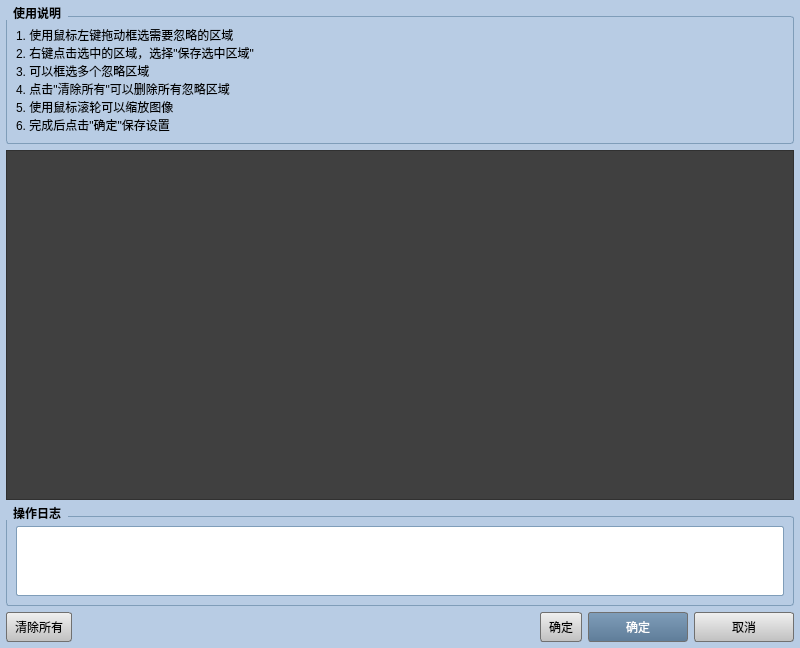
<?xml version="1.0" encoding="UTF-8"?>
<ui version="4.0">
 <class>DetailsDialog</class>
 <widget class="QDialog" name="DetailsDialog">
  <property name="geometry">
   <rect>
    <x>0</x>
    <y>0</y>
    <width>800</width>
    <height>624</height>
   </rect>
  </property>
  <property name="windowTitle">
   <string>细节忽略区域设置</string>
  </property>
  <property name="styleSheet">
   <string notr="true">QDialog {
    background-color: #b8cce4;
}
QGroupBox {
    background-color: #b8cce4;
    border: 1px solid #7f9db9;
    border-radius: 3px;
    margin-top: 10px;
    font-weight: bold;
}
QGroupBox::title {
    subcontrol-origin: margin;
    subcontrol-position: top left;
    padding: 0 5px;
    color: #000000;
}
QPushButton {
    background-color: qlineargradient(x1:0, y1:0, x2:0, y2:1, stop:0 #f0f0f0, stop:1 #c0c0c0);
    border: 1px solid #707070;
    border-radius: 3px;
    padding: 4px 8px;
    min-height: 20px;
}
QPushButton:hover {
    background-color: qlineargradient(x1:0, y1:0, x2:0, y2:1, stop:0 #e0e0e0, stop:1 #b0b0b0);
}
QPushButton:pressed {
    background-color: qlineargradient(x1:0, y1:0, x2:0, y2:1, stop:0 #c0c0c0, stop:1 #a0a0a0);
}
QTextEdit {
    background-color: white;
    border: 1px solid #7f9db9;
    border-radius: 2px;
}
</string>
  </property>
  <layout class="QVBoxLayout" name="verticalLayout">
   <property name="spacing">
    <number>6</number>
   </property>
   <property name="leftMargin">
    <number>6</number>
   </property>
   <property name="topMargin">
    <number>6</number>
   </property>
   <property name="rightMargin">
    <number>6</number>
   </property>
   <property name="bottomMargin">
    <number>6</number>
   </property>
   <item>
    <widget class="QGroupBox" name="groupBox_info">
     <property name="title">
      <string>使用说明</string>
     </property>
     <layout class="QVBoxLayout" name="verticalLayout_2">
      <item>
       <widget class="QLabel" name="label_instruction">
        <property name="text">
         <string>1. 使用鼠标左键拖动框选需要忽略的区域
2. 右键点击选中的区域，选择&quot;保存选中区域&quot;
3. 可以框选多个忽略区域
4. 点击&quot;清除所有&quot;可以删除所有忽略区域
5. 使用鼠标滚轮可以缩放图像
6. 完成后点击&quot;确定&quot;保存设置</string>
        </property>
        <property name="wordWrap">
         <bool>true</bool>
        </property>
       </widget>
      </item>
     </layout>
    </widget>
   </item>
   <item>
    <widget class="SelectableGraphicsView" name="graphicsView">
     <property name="minimumSize">
      <size>
       <width>0</width>
       <height>350</height>
      </size>
     </property>
     <property name="styleSheet">
      <string notr="true">background-color: #404040;</string>
     </property>
    </widget>
   </item>
   <item>
    <widget class="QGroupBox" name="groupBox_log">
     <property name="maximumSize">
      <size>
       <width>16777215</width>
       <height>120</height>
      </size>
     </property>
     <property name="title">
      <string>操作日志</string>
     </property>
     <layout class="QVBoxLayout" name="verticalLayout_3">
      <item>
       <widget class="QTextEdit" name="textEdit_log">
        <property name="maximumSize">
         <size>
          <width>16777215</width>
          <height>80</height>
         </size>
        </property>
        <property name="readOnly">
         <bool>true</bool>
        </property>
       </widget>
      </item>
     </layout>
    </widget>
   </item>
   <item>
    <layout class="QHBoxLayout" name="horizontalLayout_buttons">
     <item>
      <widget class="QPushButton" name="pushButton_clearAll">
       <property name="text">
        <string>清除所有</string>
       </property>
      </widget>
     </item>
     <item>
      <spacer name="horizontalSpacer">
       <property name="orientation">
        <enum>Qt::Horizontal</enum>
       </property>
       <property name="sizeHint" stdset="0">
        <size>
         <width>40</width>
         <height>20</height>
        </size>
       </property>
      </spacer>
     </item>
     <item>
      <widget class="QPushButton" name="pushButton_confirm">
       <property name="text">
        <string>确定</string>
       </property>
      </widget>
     </item>
     <item>
      <widget class="QPushButton" name="pushButton_confirm1">
       <property name="minimumSize">
        <size>
         <width>100</width>
         <height>30</height>
        </size>
       </property>
       <property name="styleSheet">
        <string notr="true">background-color: qlineargradient(x1:0, y1:0, x2:0, y2:1, stop:0 #7f9db9, stop:1 #5f7d99); color: white;</string>
       </property>
       <property name="text">
        <string>确定</string>
       </property>
      </widget>
     </item>
     <item>
      <widget class="QPushButton" name="pushButton_cancel">
       <property name="minimumSize">
        <size>
         <width>100</width>
         <height>30</height>
        </size>
       </property>
       <property name="text">
        <string>取消</string>
       </property>
      </widget>
     </item>
    </layout>
   </item>
  </layout>
 </widget>
 <customwidgets>
  <customwidget>
   <class>SelectableGraphicsView</class>
   <extends>QGraphicsView</extends>
   <header>selectablegraphicsview.h</header>
  </customwidget>
 </customwidgets>
 <resources/>
 <connections/>
</ui>
